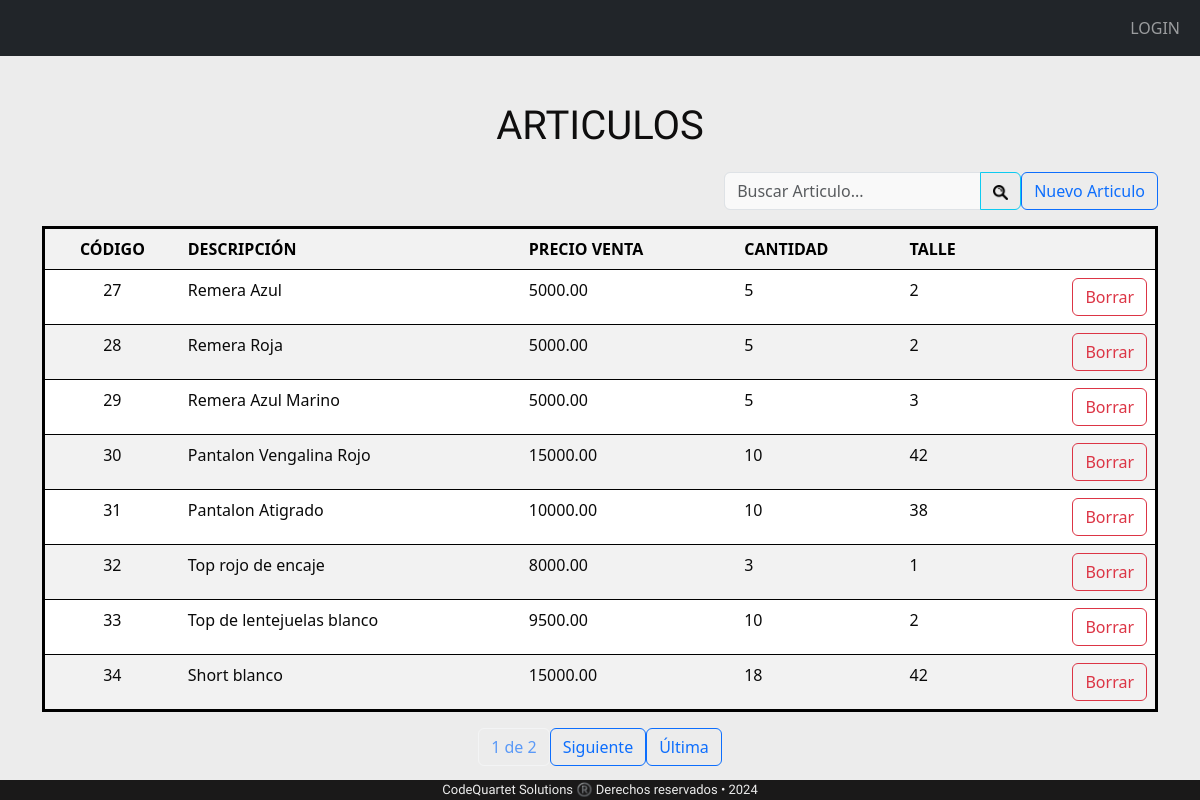
/tabla/, run on an earlier commit of the app's database.
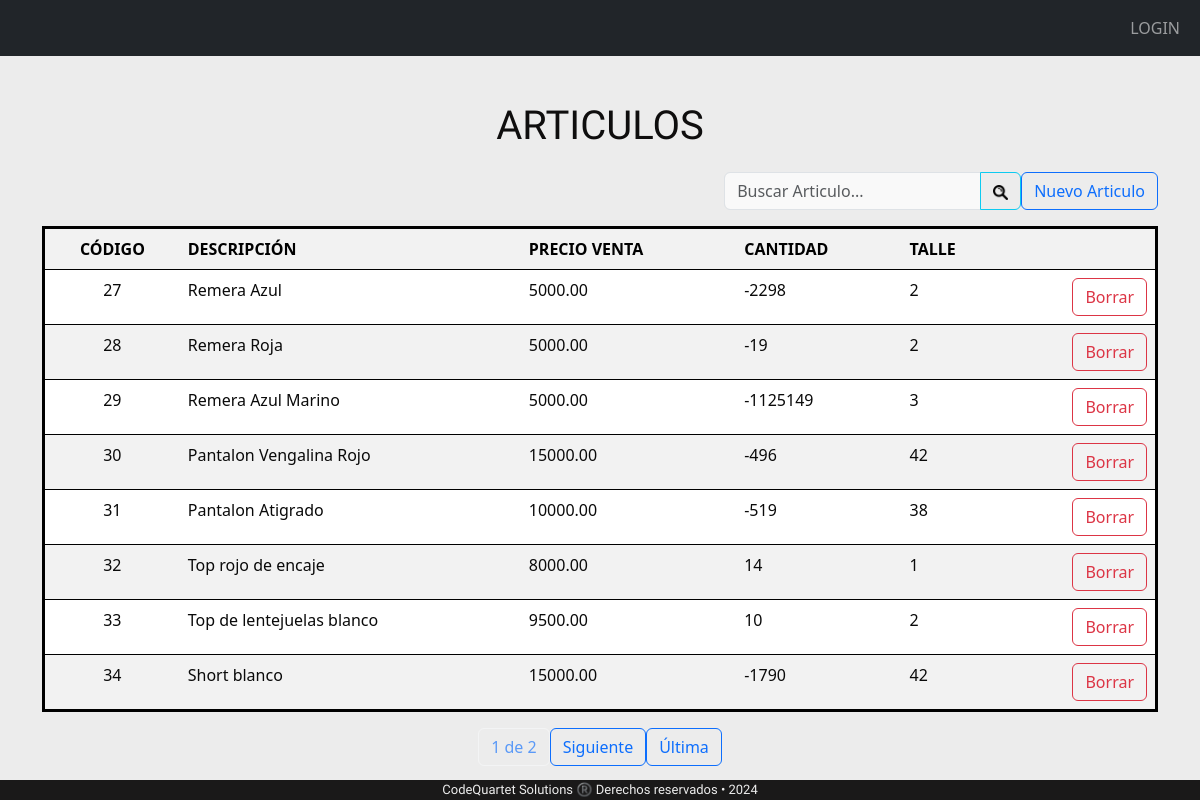
And on a later commit of the database.
### appRieVictoria/models.py (models this page shows, shortened)
class Articulos (models.Model):
    descripcion = models.CharField( max_length= 100,help_text= '')
    venta= models.DecimalField(max_digits=10, decimal_places=2)
    cantidad = models.BigIntegerField(help_text='')
    talle = models.CharField(max_length=3)
    ventas = models.ManyToManyField("Ventas" ,related_name='articulos_vendidos', through="ventaProd")
    tipoPrenda =models.ForeignKey("tipoPrenda", on_delete=models.CASCADE, default=1)

### appRieVictoria/views.py (the view)
# urls.py: path('tabla/', views.tabla.as_view(), name='tabla'),
class tabla(ListView):
    model = Articulos
    template_name = 'tabla.html'
    context_object_name = 'Articulos'
    paginate_by = 8
    def get_queryset(self):
        query = self.request.GET.get('q', '')
        articulos = Articulos.objects.filter(descripcion__icontains=query)
        return articulos
    def get_context_data(self, **kwargs):
        context = super().get_context_data(**kwargs)
        query = self.request.GET.get('q', '')
        context['query'] = query
        return context

### proyectoRieVictoria/templates/tabla.html (shortened to what this page needs)
{% extends "base.html" %}
{% block content %}
<div class="nombreTablas">
    <p >ARTICULOS</p>
</div>
<div class="row">
    <div class="col d-flex justify-content-end mb-3">
        <form method="GET">
            <div class="input-group">
                <input type="text" class="form-control inputApagado " name="q" value="{{ query }}" placeholder="Buscar Articulo...">
                <button class="btn btn-outline-info"
                 type="submit"><img src="/static/img/search.png"  alt="Lupa de búsqueda" width="15" height="15" ></button>
            </div>
        </form>
    <a class="btn btn-outline-primary" href="/articulo/ArticulosNuevo{{ p.id}}">Nuevo Articulo</a></td>
    </div>
</div>
        <table style="border-style: solid; border-color: black;" class="table table-striped">
            <tr>
                <th class="centrado">CÓDIGO</th>
                <th >DESCRIPCIÓN</th>
                <th >PRECIO VENTA</th>
                <th >CANTIDAD</th>
                <th >TALLE</th>
                <th></th>
            </tr>
            {% for p in Articulos %}
                <tr onclick="window.location='/articulos/ArticulosModif/{{ p.id }}/'">
                    <td class="centrado"><a>{{ p.id }}</a></td>
                    <td>{{p.descripcion}}</td>
                    <td>{{p.venta}}</td>
                    <td>{{p.cantidad}}</td>
                    <td>{{p.talle}}</td>
                    <td>
                        <div class="d-flex justify-content-end ">
                            <a class="btn btn-outline-danger" href="/articulos/ArticulosBorrar/{{ p.id}}">Borrar</a>
                        </div>
                    </td>
                </tr>
                {% endfor %}
        </table>
        <div class="pagination justify-content-center">
            <span class="current-page btn btn-outline-light disabled text-primary mb-3">
                {{ page_obj.number }} de {{ page_obj.paginator.num_pages }}
            </span>
            {% if page_obj.has_next %}
                <a class="btn btn-outline-primary mb-3" href="?page={{ page_obj.next_page_number }}">
                    Siguiente
                </a>
                <a class="btn btn-outline-primary mb-3" href="?page={{ page_obj.paginator.num_pages }}">
                    Última
                </a>
            {% endif %}
        </div>
{% endblock %}

### proyectoRieVictoria/templates/base.html (shortened to what this page needs)
{% load static %}
<!DOCTYPE html>
<html lang="en">
<head>
    {% load bootstrap5 %}
    {% bootstrap_css %}
    <link rel="stylesheet" href="{% static 'estilos.css' %}">
</head>
<body>
    <nav class="navbar navbar-expand-sm navbar-dark bg-dark">
        <div class="container-fluid">
          <div class="collapse navbar-collapse" id="mynavbar">
            <ul class="nav navbar-nav ms-auto">
              {% if user.is_authenticated %}
                <li class="nav-item">
                  <a class="nav-link" href="{% url 'logout' %}"> {{ request.user }} | LOGOUT</a>
                </li>
              {% else %}
                <li class="nav-item">
                  <a class="nav-link" href="/login"> LOGIN</a>
                </li>
              {% endif %}
            </ul>
          </div>
        </div>
      </nav>
      <div class="container" >
    {% block content %}
    {% endblock %}
      </div>
<footer>
    <div class="container" >
        <div class="row">
            <div class="pie">CodeQuartet Solutions ®️ Derechos reservados • 2024</div>
        </div>
    </div>
</footer>
</body>
</html>

### proyectoRieVictoria/static/estilos.css (style rules this page uses)
body { background-color: rgb(236, 236, 236); position: relative; }
.pie { position: fixed; bottom: 0; left: 0; width: 100%; height: 20px; text-align: center; background-color: rgb(26, 25, 25); color: rgb(236, 236, 236);; font-size: 13px; font-family: 'Ysabeau Office', sans-serif; padding-bottom: 5px 10px; box-sizing: border-box; line-height: 1.5; margin-block-end: 0%; }
.nombreTablas { font-family: "Gotu", sans-serif; text-align: center; font-size: 40px; margin-top: 40px; color: rgb(15, 14, 14); }
.centrado { text-align: center; color: rgb(10, 10, 10); }
.inputApagado { background-color: RGBA(255,255,255,0.7); }
.table { color: rgb(10, 10, 10) !important; }
.table td { color: rgb(10, 10, 10) !important; }

What changed in the data, as far as the page shows it:
changed Articulos "Remera Azul": cantidad "5" → "-2298"
changed Articulos "Remera Roja": cantidad "5" → "-19"
changed Articulos "Remera Azul Marino": cantidad "5" → "-1125149"
changed Articulos "Pantalon Vengalina Rojo": cantidad "10" → "-496"
changed Articulos "Pantalon Atigrado": cantidad "10" → "-519"
changed Articulos "Top rojo de encaje": cantidad "3" → "14"
changed Articulos "Short blanco": cantidad "18" → "-1790"
